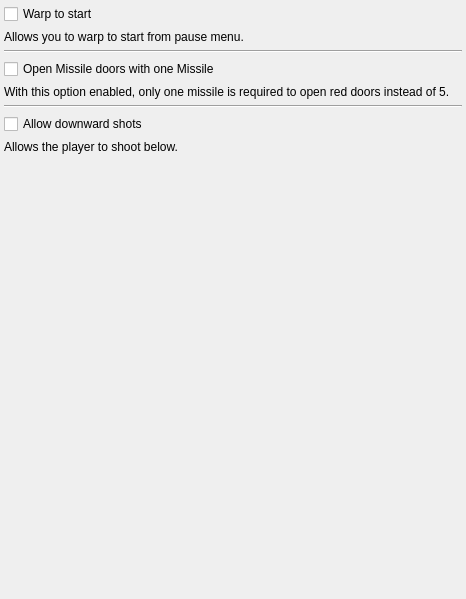
<?xml version="1.0" encoding="UTF-8"?>
<ui version="4.0">
 <class>PresetPlanetsZebethPatches</class>
 <widget class="QMainWindow" name="PresetPlanetsZebethPatches">
  <property name="geometry">
   <rect>
    <x>0</x>
    <y>0</y>
    <width>466</width>
    <height>599</height>
   </rect>
  </property>
  <property name="windowTitle">
   <string>Other</string>
  </property>
  <widget class="QWidget" name="centralWidget">
   <property name="maximumSize">
    <size>
     <width>16777215</width>
     <height>16777215</height>
    </size>
   </property>
   <layout class="QVBoxLayout" name="verticalLayout">
    <property name="leftMargin">
     <number>4</number>
    </property>
    <property name="topMargin">
     <number>4</number>
    </property>
    <property name="rightMargin">
     <number>4</number>
    </property>
    <property name="bottomMargin">
     <number>4</number>
    </property>
    <item>
     <widget class="QCheckBox" name="warp_to_start_check">
      <property name="text">
       <string>Warp to start</string>
      </property>
     </widget>
    </item>
    <item>
     <widget class="QLabel" name="warp_to_start_label">
      <property name="sizePolicy">
       <sizepolicy hsizetype="Preferred" vsizetype="Fixed">
        <horstretch>0</horstretch>
        <verstretch>0</verstretch>
       </sizepolicy>
      </property>
      <property name="maximumSize">
       <size>
        <width>16777215</width>
        <height>70</height>
       </size>
      </property>
      <property name="text">
       <string>Allows you to warp to start from pause menu.</string>
      </property>
      <property name="alignment">
       <set>Qt::AlignmentFlag::AlignLeading|Qt::AlignmentFlag::AlignLeft|Qt::AlignmentFlag::AlignTop</set>
      </property>
      <property name="wordWrap">
       <bool>true</bool>
      </property>
     </widget>
    </item>
    <item>
     <widget class="Line" name="open_missile_doors_with_one_missile_line">
      <property name="orientation">
       <enum>Qt::Orientation::Horizontal</enum>
      </property>
     </widget>
    </item>
    <item>
     <widget class="QCheckBox" name="open_missile_doors_with_one_missile_check">
      <property name="text">
       <string>Open Missile doors with one Missile</string>
      </property>
     </widget>
    </item>
    <item>
     <widget class="QLabel" name="open_missile_doors_with_one_missile_label">
      <property name="text">
       <string>With this option enabled, only one missile is required to open red doors instead of 5.</string>
      </property>
      <property name="wordWrap">
       <bool>true</bool>
      </property>
     </widget>
    </item>
    <item>
     <widget class="Line" name="allow_downward_shots_line">
      <property name="orientation">
       <enum>Qt::Orientation::Horizontal</enum>
      </property>
     </widget>
    </item>
    <item>
     <widget class="QCheckBox" name="allow_downward_shots_check">
      <property name="text">
       <string>Allow downward shots</string>
      </property>
     </widget>
    </item>
    <item>
     <widget class="QLabel" name="allow_downward_shots_label">
      <property name="text">
       <string>Allows the player to shoot below.</string>
      </property>
     </widget>
    </item>
    <item>
     <spacer name="verticalSpacer">
      <property name="orientation">
       <enum>Qt::Orientation::Vertical</enum>
      </property>
      <property name="sizeHint" stdset="0">
       <size>
        <width>20</width>
        <height>40</height>
       </size>
      </property>
     </spacer>
    </item>
   </layout>
  </widget>
 </widget>
 <layoutdefault spacing="6" margin="11"/>
 <resources/>
 <connections/>
</ui>
